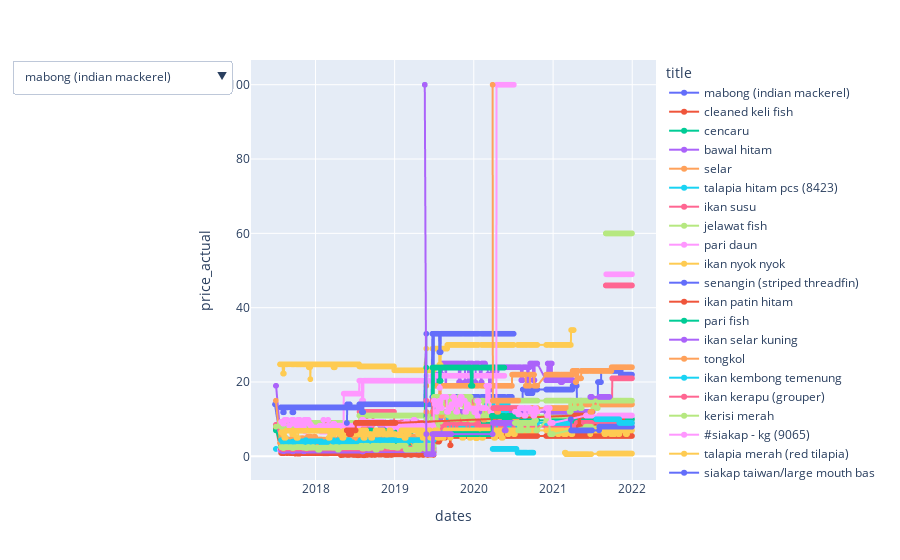

Here is the notebook cell this chart was saved with:
### Markdown cell above
## Filtering Data by Group

### Code cell
import plotly.express as px
import pandas as pd

# budget = pd.DataFrame(
#     {
#         "month": [9, 9, 10, 10],
#         "expense": [5, 1, 4, 2],
#         "category": ["groceries", "gas", "utilities", "groceries"],
#     }
# )

fig = px.line(df2, x="dates", y="price_actual", color="title").update_traces(
    mode="lines+markers"
)

fig.update_layout(
    updatemenus=[
        {
            "buttons": [
                {
                    "label": t.name,
                    "method": "restyle",
                    "args": [{"visible": [t2.name == t.name for t2 in fig.data]}],
                }
                for t in fig.data
            ]
        }
    ]
)
